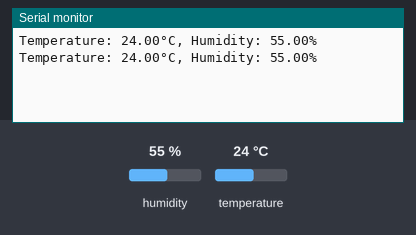
Bench run of a sketch on a simulated Arduino Uno, built with avr-gcc and run on an emulated ATmega328P. On the bench: the last lines printed to the serial monitor. Inputs (shaded band) come from the test bench; at power-on: humidity 55 %, temperature 24 °C.

Above: at 5.8 s.
5.9 s: humidity set to 22 %
At 11.2 s:
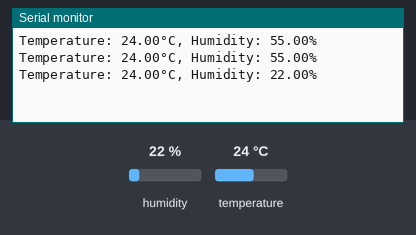
11.9 s: temperature set to 12 °C
At 15.9 s:
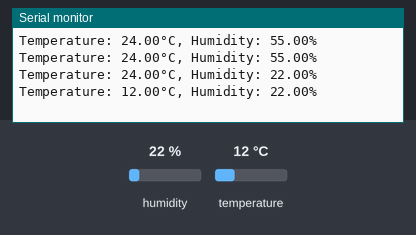
17.9 s: humidity set to 40 %
At 20.6 s:
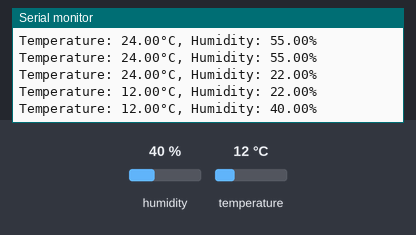
Timing chart, 0 to 22.1 s (numbered marks = the images above; inputs shaded):
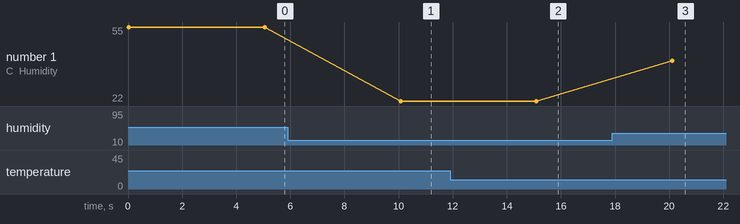

The sketch:

DHT11_TempHum.ino
```cpp
// (licence header left out)
#include <dht.h>

/**
 * https://www.arduinolibraries.info/libraries/dht-sensor-library
 */

#define PIN_DHT11 2
#define DELAY_MS 5000

dht DHT;

void setup() {
  Serial.begin(9600);
}

void loop() {
  int chk = DHT.read11(PIN_DHT11);
  Serial.print("Temperature: ");
  Serial.print(DHT.temperature);
  Serial.print("°C");
  Serial.print(", Humidity: ");
  Serial.print(DHT.humidity);
  Serial.print("%");
  Serial.print("\n");
  delay(DELAY_MS);
}
```

Measured:
- after the input at 5.9 s, the serial monitor: prints a new line after 4.2 s (image 1)
- after the input at 11.9 s, the serial monitor: prints a new line after 3.2 s (image 2)
- after the input at 17.9 s, the serial monitor: prints a new line after 2.2 s (image 3)
- plotted number 1: 55 → 22 after the input at 5.9 s, 22 → 40 after the input at 17.9 s
